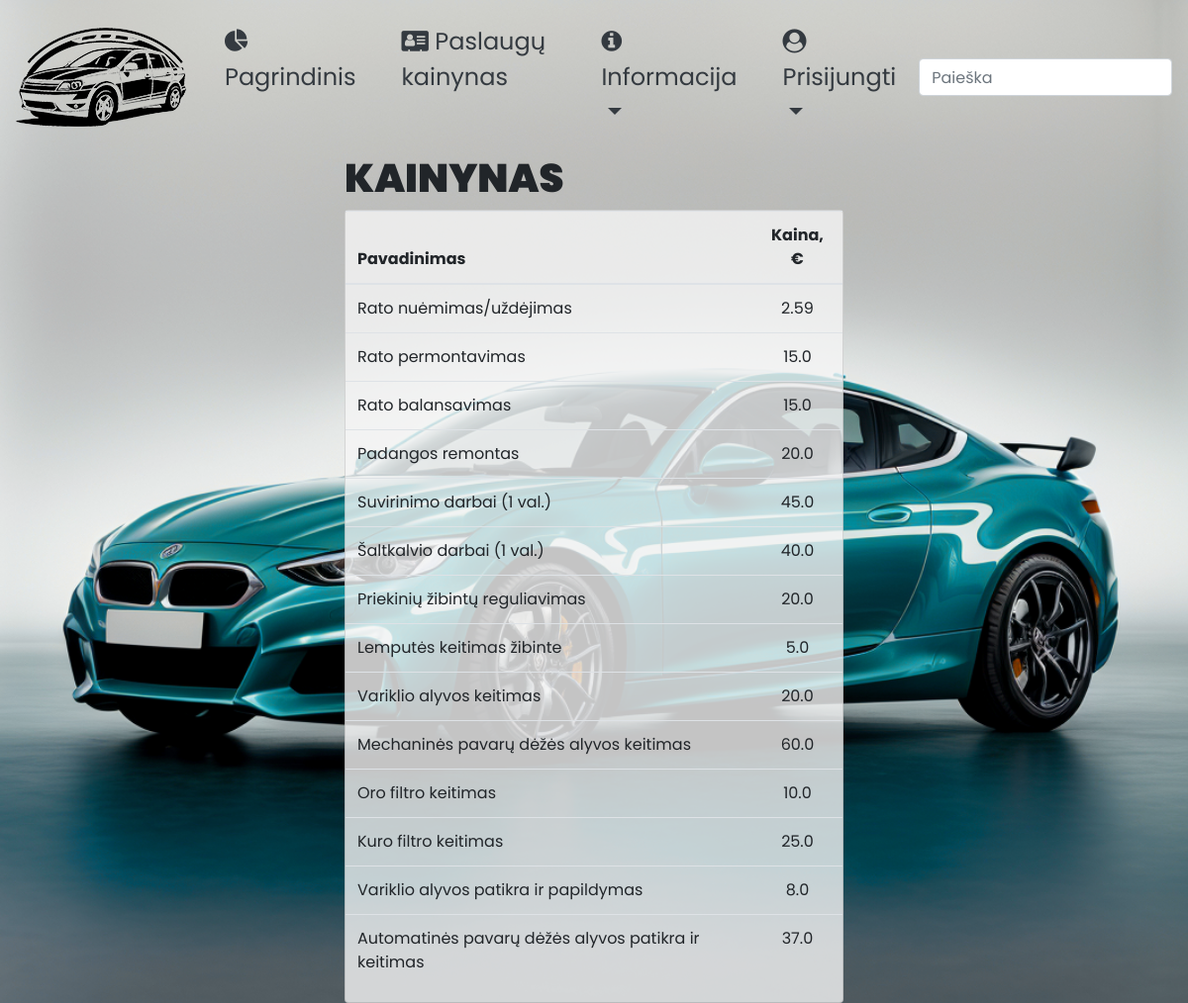
Screenshot of /autoservisas/kainynas/ with the database file from the repository.
### autoservisas/models.py (models this page shows, shortened)
class Paslauga(models.Model):
    pavadinimas = models.CharField('Paslaugos pavadinimas', max_length=200, null=False, unique=True,
                                   help_text='Įveskite paslaugos pavadinimą')
    kaina = models.FloatField('Kaina', max_length=10, null=False, help_text='Įveskite paslaugos kainą')
    class Meta:
        verbose_name = 'Paslauga'
        verbose_name_plural = 'Paslaugos'

### autoservisas/views.py (the view)
# urls.py: path('kainynas/', views.kainynas, name='kainynas'),
def kainynas(request):
    kainynas_info = Paslauga.objects.all()
    context = {
        'kainynas': kainynas_info,
    }
    return render(request, 'kainynas.html', context=context)

### autoservisas/templates/kainynas.html
{% extends "base.html" %}
{% block content %}
<h1 class="text-uppercase h1p">Kainynas</h1>
<div class="card" style="background-color: rgba(245, 245, 245, 0.8);">
  <table class="table table-hover">
    <thead>
      <tr>
        <th scope="col">Pavadinimas</th>
        <th scope="col" class="text-center">Kaina, €</th>
      </tr>
    </thead>
    <tbody>
    {% for a in kainynas %}
      <tr>
        <td>{{a.pavadinimas}}</td>
        <td class="text-center">{{a.kaina}}</td>
      </tr>
    {% endfor %}
    </tbody>
  </table>
</div>
{% endblock %}

### autoservisas/static/css/styles.css (style rules this page uses)
body { font-family: 'Poppins', sans-serif; font-size: 1rem; }
.h1p { font-weight: 900; }

### rows the page displays
Paslauga: pavadinimas "Rato nuėmimas/uždėjimas", kaina "2.59"
Paslauga: pavadinimas "Rato permontavimas", kaina "15.0"
Paslauga: pavadinimas "Rato balansavimas", kaina "15.0"
Paslauga: pavadinimas "Padangos remontas", kaina "20.0"
Paslauga: pavadinimas "Suvirinimo darbai (1 val.)", kaina "45.0"
Paslauga: pavadinimas "Šaltkalvio darbai (1 val.)", kaina "40.0"
Paslauga: pavadinimas "Priekinių žibintų reguliavimas", kaina "20.0"
Paslauga: pavadinimas "Lemputės keitimas žibinte", kaina "5.0"
Paslauga: pavadinimas "Variklio alyvos keitimas", kaina "20.0"
Paslauga: pavadinimas "Mechaninės pavarų dėžės alyvos keitimas", kaina "60.0"
Paslauga: pavadinimas "Oro filtro keitimas", kaina "10.0"
Paslauga: pavadinimas "Kuro filtro keitimas", kaina "25.0"
Paslauga: pavadinimas "Variklio alyvos patikra ir papildymas", kaina "8.0"
Paslauga: pavadinimas "Automatinės pavarų dėžės alyvos patikra ir keitimas", kaina "37.0"
